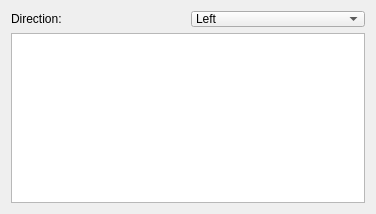
           <widget class="QWidget" name="page_npc">
            <property name="geometry">
             <rect>
              <x>0</x>
              <y>0</y>
              <width>376</width>
              <height>214</height>
             </rect>
            </property>
            <attribute name="label">
             <string>Enemy Placing</string>
            </attribute>
            <layout class="QVBoxLayout" name="verticalLayout_6">
             <item>
              <layout class="QVBoxLayout" name="verticalLayout_4">
               <property name="bottomMargin">
                <number>0</number>
               </property>
               <item>
                <widget class="QWidget" name="horizontalWidget" native="true">
                 <layout class="QHBoxLayout" name="horizontalLayout_5">
                  <property name="leftMargin">
                   <number>0</number>
                  </property>
                  <property name="topMargin">
                   <number>0</number>
                  </property>
                  <property name="rightMargin">
                   <number>0</number>
                  </property>
                  <property name="bottomMargin">
                   <number>0</number>
                  </property>
                  <item>
                   <widget class="QLabel" name="label_7">
                    <property name="text">
                     <string>Direction:</string>
                    </property>
                   </widget>
                  </item>
                  <item>
                   <widget class="QComboBox" name="npc_direction_combo">
                    <property name="sizePolicy">
                     <sizepolicy hsizetype="Preferred" vsizetype="Fixed">
                      <horstretch>0</horstretch>
                      <verstretch>0</verstretch>
                     </sizepolicy>
                    </property>
                    <property name="minimumSize">
                     <size>
                      <width>0</width>
                      <height>16</height>
                     </size>
                    </property>
                    <item>
                     <property name="text">
                      <string>Left</string>
                     </property>
                    </item>
                    <item>
                     <property name="text">
                      <string>Right</string>
                     </property>
                    </item>
                   </widget>
                  </item>
                 </layout>
                </widget>
               </item>
              </layout>
             </item>
             <item>
              <widget class="QListWidget" name="npc_listWidget">
               <property name="sizePolicy">
                <sizepolicy hsizetype="Preferred" vsizetype="Expanding">
                 <horstretch>0</horstretch>
                 <verstretch>0</verstretch>
                </sizepolicy>
               </property>
              </widget>
             </item>
            </layout>
           </widget>
